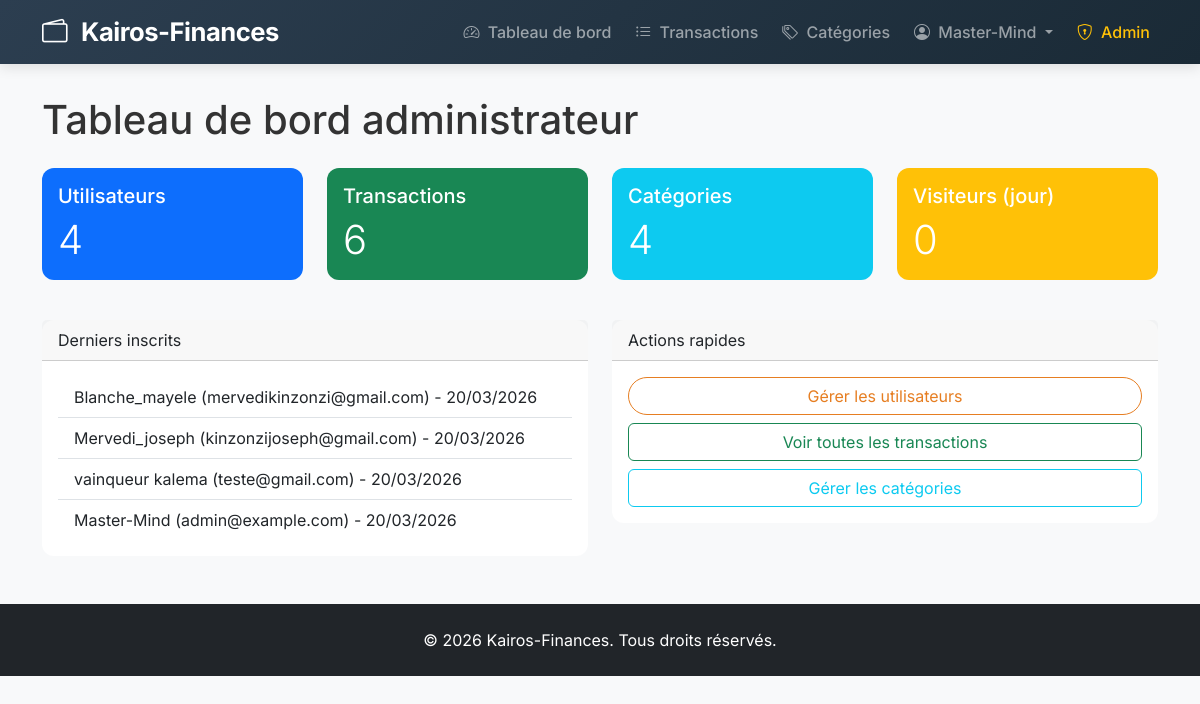
The app's page /admin/dashboard (signed in), older data.
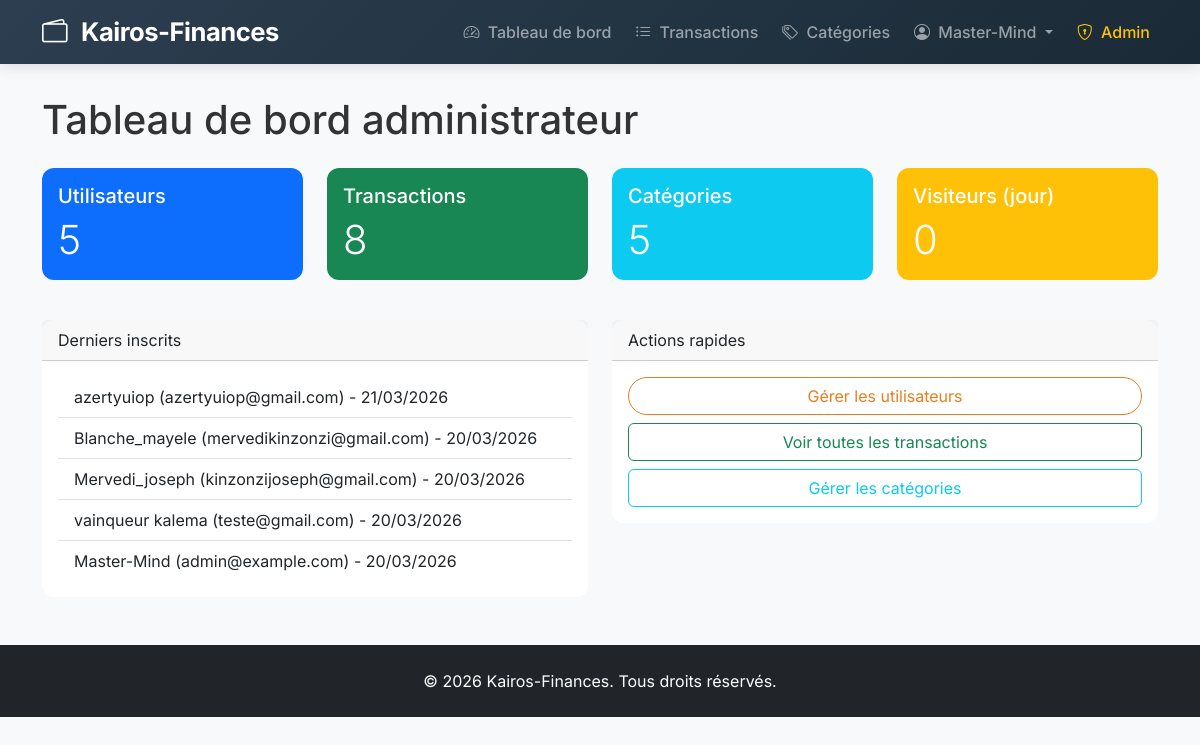
The same page, newer data.
### app/models.py (models this page shows, shortened)
class User(UserMixin, db.Model):
    __tablename__ = 'user'
    id = db.Column(db.Integer, primary_key=True)
    username = db.Column(db.String(80), unique=True, nullable=False)
    email = db.Column(db.String(120), unique=True, nullable=False)
    password_hash = db.Column(db.String(128))
    currency = db.Column(db.String(3), nullable=False, default='EUR')
    is_admin = db.Column(db.Boolean, default=False)
    date_created = db.Column(db.DateTime, default=datetime.utcnow)
    transactions = db.relationship('Transaction', backref='user', lazy='dynamic')
    categories = db.relationship('Category', backref='owner', lazy='dynamic')

### app/admin.py (the view)
@bp.route('/dashboard')
@login_required
@admin_required
def dashboard():
    users_count = User.query.count()
    transactions_count = Transaction.query.count()
    categories_count = Category.query.count()
    today = datetime.now().date()
    visitors_today = 0  # À implémenter avec un compteur de visites (optionnel)
    recent_users = User.query.order_by(User.id.desc()).limit(5).all()
    return render_template('admin/dashboard.html',
                           users_count=users_count,
                           transactions_count=transactions_count,
                           categories_count=categories_count,
                           visitors_today=visitors_today,
                           recent_users=recent_users)

### app/admin.py (called while the page is built)
def admin_required(f):
    @wraps(f)
    def decorated_function(*args, **kwargs):
        if not current_user.is_authenticated or not current_user.is_admin:
            flash('Accès réservé aux administrateurs.', 'danger')
            return redirect(url_for('main.index'))
        return f(*args, **kwargs)
    return decorated_function

### app/templates/admin/dashboard.html
{% extends 'base.html' %}
{% block content %}
<div class="container mt-4">
    <h1 class="mb-4">Tableau de bord administrateur</h1>
    <div class="row">
        <div class="col-md-3">
            <div class="card text-white bg-primary mb-3 animate__animated animate__fadeInLeft">
                <div class="card-body">
                    <h5 class="card-title">Utilisateurs</h5>
                    <p class="card-text display-6">{{ users_count }}</p>
                </div>
            </div>
        </div>
        <div class="col-md-3">
            <div class="card text-white bg-success mb-3 animate__animated animate__fadeInLeft" style="animation-delay: 0.1s;">
                <div class="card-body">
                    <h5 class="card-title">Transactions</h5>
                    <p class="card-text display-6">{{ transactions_count }}</p>
                </div>
            </div>
        </div>
        <div class="col-md-3">
            <div class="card text-white bg-info mb-3 animate__animated animate__fadeInLeft" style="animation-delay: 0.2s;">
                <div class="card-body">
                    <h5 class="card-title">Catégories</h5>
                    <p class="card-text display-6">{{ categories_count }}</p>
                </div>
            </div>
        </div>
        <div class="col-md-3">
            <div class="card text-white bg-warning mb-3 animate__animated animate__fadeInLeft" style="animation-delay: 0.3s;">
                <div class="card-body">
                    <h5 class="card-title">Visiteurs (jour)</h5>
                    <p class="card-text display-6">{{ visitors_today }}</p>
                </div>
            </div>
        </div>
    </div>
    <div class="row mt-4">
        <div class="col-md-6">
            <div class="card">
                <div class="card-header">Derniers inscrits</div>
                <div class="card-body">
                    <ul class="list-group list-group-flush">
                        {% for user in recent_users %}
                        <li class="list-group-item">
                            {{ user.username }} ({{ user.email }}) - {{ user.date_created.strftime('%d/%m/%Y') }}
                        </li>
                        {% endfor %}
                    </ul>
                </div>
            </div>
        </div>
        <div class="col-md-6">
            <div class="card">
                <div class="card-header">Actions rapides</div>
                <div class="card-body">
                    <a href="{{ url_for('admin.list_users') }}" class="btn btn-outline-primary w-100 mb-2">Gérer les utilisateurs</a>
                    <a href="{{ url_for('transactions.list_transactions') }}" class="btn btn-outline-success w-100 mb-2">Voir toutes les transactions</a>
                    <a href="{{ url_for('transactions.list_categories') }}" class="btn btn-outline-info w-100">Gérer les catégories</a>
                </div>
            </div>
        </div>
    </div>
</div>
{% endblock %}

### app/templates/base.html (shortened to what this page needs)
<!DOCTYPE html>
<html lang="fr">
<head>
    <link href="https://cdn.jsdelivr.net/npm/bootstrap@5.3.0/dist/css/bootstrap.min.css" rel="stylesheet">
    <link rel="stylesheet" href="https://cdn.jsdelivr.net/npm/bootstrap-icons@1.11.3/font/bootstrap-icons.min.css">
    <link rel="stylesheet" href="{{ url_for('static', filename='css/style.css') }}">
</head>
<body>
    <nav class="navbar navbar-expand-lg navbar-dark fixed-top">
        <div class="container">
            <a class="navbar-brand" href="{{ url_for('main.index') }}">
                <i class="bi bi-wallet2 me-2"></i>
                <span class="fw-bold">Kairos-Finances</span>
            </a>
            <div class="collapse navbar-collapse" id="navbarNav">
                <ul class="navbar-nav ms-auto">
                    {% if current_user.is_authenticated %}
                        <li class="nav-item">
                            <a class="nav-link" href="{{ url_for('main.dashboard') }}">
                                <i class="bi bi-speedometer2 me-1"></i> Tableau de bord
                            </a>
                        </li>
                        <li class="nav-item">
                            <a class="nav-link" href="{{ url_for('transactions.list_transactions') }}">
                                <i class="bi bi-list-ul me-1"></i> Transactions
                            </a>
                        </li>
                        <li class="nav-item">
                            <a class="nav-link" href="{{ url_for('transactions.list_categories') }}">
                                <i class="bi bi-tags me-1"></i> Catégories
                            </a>
                        </li>
                        <li class="nav-item dropdown">
                            <a class="nav-link dropdown-toggle" href="javascript:void(0)" id="navbarDropdown" role="button" data-bs-toggle="dropdown" aria-expanded="false">
                                <i class="bi bi-person-circle me-1"></i> {{ current_user.username }}
                            </a>
                        </li>
                        {% if current_user.is_admin %}
                        <li class="nav-item">
                            <a class="nav-link text-warning" href="{{ url_for('admin.dashboard') }}">
                                <i class="bi bi-shield-lock me-1"></i> Admin
                            </a>
                        </li>
                        {% endif %}
                    {% endif %}
                </ul>
            </div>
        </div>
    </nav>
    <main class="pt-5 mt-4">
        {% block content %}{% endblock %}
    </main>
    <footer class="bg-dark text-white py-4 mt-5">
        <div class="container text-center">
            <p class="mb-0">&copy; 2026 Kairos-Finances. Tous droits réservés.</p>
        </div>
    </footer>
</body>
</html>

Row changes from the older to the newer data that the page shows:
added User: username "azertyuiop", email "azertyuiop@gmail.com", date_created "21/03/2026"
Text that changed along with them:
{{ users_count }}: "4" → "5"
{{ transactions_count }}: "6" → "8"
{{ categories_count }}: "4" → "5"
